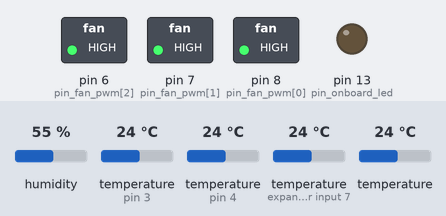
The sketch below on a simulated Arduino Leonardo, built with avr-gcc and run on an emulated ATmega32U4. On the bench: switched loads named in the sketch (green lamp = pin HIGH), output pins drawn as LEDs (lit = HIGH). The inputs (shaded band) are chosen by the test bench; at power-on: humidity 55 %, temperature (sensors on pin 3, pin 4, expander input 7) 24 °C, temperature 24 °C. What the sketch prints to the serial monitor is not drawn.

Above: at 0.1 s.
Timing chart, 0 to 1.6 s (numbered marks = the images above):
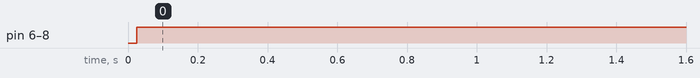

The sketch:

main.ino
```cpp
#include <DHT.h>
#include <TimerOne.h>
#include <OneWire.h>
#include <DallasTemperature.h>

#define TL 10
#define TICK_SECONDS 60
#define FAN_MAX 3
#define SENSOR_NUM 3
#define ONE_WIRE_BUS 3
#define DHTPIN 4     // what pin we're connected to
#define DHTTYPE DHT22   // DHT 22  (AM2302)

DHT dht(DHTPIN, DHTTYPE); //// Initialize DHT sensor for normal 16mhz Arduino
OneWire oneWire(ONE_WIRE_BUS);
DallasTemperature sensors(&oneWire);

DeviceAddress sensor_addr[] = {\
{0x28,0xEE,0xE2,0xFA,0x2E,0x16,0x02,0x8D},\
{0x28,0xEE,0x25,0xF5,0x2E,0x16,0x02,0x64},\
{0x28,0xEE,0xD3,0xFE,0x2E,0x16,0x02,0xCA}};

volatile unsigned short task[] = {0,0,0,0,0,0,0,0,0,0};
volatile unsigned short tick_loop = TICK_SECONDS;
volatile unsigned long timestamp;
volatile unsigned long fan_speed_tmp = 0;
volatile unsigned long fan_speed[] = {0,0,0,0};
volatile unsigned long fan_set[] = {0xFF,0xFF,0xFF,0xff};
volatile float sensor_temp[] = {0.0,0.0,0.0};
volatile unsigned long sensor_temp_stamp = 0;
volatile float humidity = 0;  //Stores humidity value
volatile float temperature = 0; //Stores temperature value
volatile float max_temp = 45.0;
bool self_protect = true;

String inputString = "";                 // a string to hold incoming data

const byte pin_onboard_led = 13;
const byte pin_fan_pwm[] = {8,7,6};
const byte pin_fan_int[] = {18,19,20};
const byte gnd_0 = 2;
const byte gnd_1 = 17;
const byte gnd_2 = 5;

void setup(void) {
    unsigned short i;
    analogWrite(gnd_0,0);
    analogWrite(gnd_1,0);
    analogWrite(gnd_2,0);

    TCCR4B &= ~7;
    TCCR4B |= 1;
    Timer1.initialize();
    Timer1.attachInterrupt(tick, 10000000); // tick to run every 10 seconds

    for(i=0;i<FAN_MAX;i++){
		pinMode(pin_fan_int[i], INPUT);
		sensors.setResolution(sensor_addr[i], 12);
	}
    Serial.begin(9600);
    inputString.reserve(200);
    while (!Serial);
	dht.begin();
    sensors.begin();
}

void serialEvent() {
    while (Serial.available()) {
        char inChar = (char)Serial.read();
        if(inChar != '\r' && inChar != '\n')    inputString += inChar;
        else    task_add(2);
    }
}

void tick(void){
	task_add(3);//get speed
	task_add(4);//get env
	task_add(1);//send report
	return;
	}

void loop(void) {
    unsigned short i;
    analogWrite(pin_onboard_led,0);
	if(self_protect){
		for(i=0;i<FAN_MAX;i++)    analogWrite(pin_fan_pwm[i],0xff);
	}
	else{
		for(i=0;i<FAN_MAX;i++)    analogWrite(pin_fan_pwm[i],fan_set[i]);
	}

    if(task[0] == 0)    return;

    switch (task[0]) {
        case 1:
            report_01();
            break;
        case 2:
            cmd_02();
            break;
        case 3:
            fan_speed_detect_03();
            break;
        case 4:
            get_env_04();
            break;
        case 5:
            set_ack_05();
            break;
        default:

        break;
    }
    task_shift();
}

void cmd_02(void){
    unsigned long tmp = 0;
    unsigned long convert = 0;
    unsigned short i;

    if(inputString == "get"){
		task_add(3);
		//task_add(4);
		task_add(1);
        inputString = "";
        return;
    }
    else if(inputString.length() == 10 && inputString.substring(0,4) == "set "){
		for(i=0;i<6;i++){
			convert = convert << 4;
			tmp = is_hex(inputString[i+4]);
			if(tmp < 100)    convert += tmp;
			else{
				inputString = "";
				return;
			}
		}

		for(i=0;i<3;i++){
			tmp = (convert & 0xff0000) >> 16;
			convert = convert << 8;
			fan_set[i] = tmp;
		}
		fan_set[i] = millis();
		task_add(5);
		inputString = "";
		return;
	}
	else{
		inputString = "";
		return;
	}
}

void fan_speed_detect_03(void){
    unsigned short i;
    for(i=0;i<FAN_MAX;i++){
        fan_speed_tmp = 0;
        attachInterrupt(digitalPinToInterrupt(pin_fan_int[i]), speed_counter, FALLING);
        delay(1000);
        detachInterrupt(digitalPinToInterrupt(pin_fan_int[i]));
        fan_speed[i] = fan_speed_tmp * 30;
    }
    fan_speed[i] = millis();
}

void report_01(void) {
    unsigned short i;
    Serial.print("{'type':'report','timestamp':");
    Serial.print(millis());
    Serial.print(",'speed':[");
    for(i=0;i<FAN_MAX+1;i++){
        Serial.print(fan_speed[i]);
        if(i<FAN_MAX) Serial.print(',');
    }
    Serial.print("],'set':[");
    for(i=0;i<FAN_MAX+1;i++){
        Serial.print(fan_set[i]);
        if(i<FAN_MAX) Serial.print(',');
    }
    Serial.print("],'temp':[");
    for(i=0;i<SENSOR_NUM;i++){
        Serial.print(sensor_temp[i]);
        Serial.print(',');
    }
    Serial.print(sensor_temp_stamp);
    Serial.print("],'temperature':");
	Serial.print(temperature);
	Serial.print(",'humidity':");
	Serial.print(humidity);
	Serial.print(",'protect':");
	Serial.print(self_protect);
	Serial.println("}");
}

void set_ack_05(void) {
    unsigned short i;
    Serial.print("{'type':'set_ack','timestamp':");
    Serial.print(millis());
    Serial.print(",'set':[");
    for(i=0;i<FAN_MAX+1;i++){
        Serial.print(fan_set[i]);
        if(i<FAN_MAX) Serial.print(',');
    }
    Serial.println("]}");
}
void speed_counter(void){
    fan_speed_tmp += 1;
}

void task_print(void) {
    unsigned short i;
    for(i=0;i<TL;i++) Serial.print(task[i]);
}

void task_shift(void) {
    unsigned int i;
    noInterrupts();
    for(i=0;i<TL-1;i++){
        task[i] = task[i+1];
    }
    task[i] = 0;
    interrupts();
}

bool task_add(unsigned int num) {
    unsigned int i;
    for(i=0;i<TL;i++)
    {
        if(task[i] == 0)	break;
    }
    if(i < TL)
    {
        task[i] = num;
        return true;
    }
    else {
        return false;
    }
}

void get_env_04(void){
    sensors.requestTemperatures(); // Send the command to get temperatures
	self_protect = false;
    for(int i=0;i<SENSOR_NUM; i++){
		sensor_temp[i] = sensors.getTempC(sensor_addr[i]);
		self_protect |= sensor_temp[i] >= max_temp;
	}
    sensor_temp_stamp = millis();

	humidity = dht.readHumidity();
	temperature = dht.readTemperature();
}

// convert a digit from character to hex
// return 100 if illigal
unsigned short is_hex(char c){
    if(c >= '0' && c <= '9')		return c - '0';
    else if(c >= 'a' && c <= 'f')	return c - 'a' + 10;
    else if(c >= 'A' && c <= 'F')	return c - 'A' + 10;
    else    return 100;
}
```

Measured:
- by itself, pin 6 (pin_fan_pwm[2]), pin 7 (pin_fan_pwm[1]), pin 8 (pin_fan_pwm[0]): LOW → HIGH at 0.03 s
